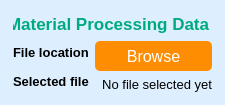
       <widget class="QFrame" name="frame_4">
        <property name="styleSheet">
         <string notr="true">border :2px solid;
border-color: rgb(221, 239, 255);
background-color: rgb(221, 239, 255);
border-radius: 15px;</string>
        </property>
        <property name="frameShape">
         <enum>QFrame::StyledPanel</enum>
        </property>
        <property name="frameShadow">
         <enum>QFrame::Raised</enum>
        </property>
        <layout class="QGridLayout" name="gridLayout_3">
         <item row="0" column="0">
          <widget class="QLineEdit" name="lineEdit_4">
           <property name="font">
            <font>
             <family>MS Shell Dlg 2</family>
             <pointsize>13</pointsize>
             <weight>75</weight>
             <italic>false</italic>
             <bold>true</bold>
            </font>
           </property>
           <property name="styleSheet">
            <string notr="true">color: rgb(0, 170, 127);
border :0px solid;
border-color: rgb(255, 255, 255);
background-color: rgb(221, 239, 255);</string>
           </property>
           <property name="text">
            <string>Material Processing Data</string>
           </property>
          </widget>
         </item>
         <item row="1" column="0">
          <layout class="QHBoxLayout" name="horizontalLayout_4">
           <item>
            <layout class="QVBoxLayout" name="verticalLayout_11">
             <item>
              <widget class="QLabel" name="label_17">
               <property name="font">
                <font>
                 <pointsize>10</pointsize>
                 <weight>75</weight>
                 <bold>true</bold>
                </font>
               </property>
               <property name="styleSheet">
                <string notr="true">border :0px solid;
border-color: rgb(255, 255, 255);
background-color: rgb(221, 239, 255);</string>
               </property>
               <property name="text">
                <string>File location</string>
               </property>
              </widget>
             </item>
             <item>
              <widget class="QLabel" name="label_18">
               <property name="font">
                <font>
                 <pointsize>10</pointsize>
                 <weight>75</weight>
                 <bold>true</bold>
                </font>
               </property>
               <property name="styleSheet">
                <string notr="true">border :0px solid;
border-color: rgb(255, 255, 255);
background-color: rgb(221, 239, 255);</string>
               </property>
               <property name="text">
                <string>Selected file</string>
               </property>
              </widget>
             </item>
            </layout>
           </item>
           <item>
            <layout class="QVBoxLayout" name="verticalLayout_6">
             <item>
              <widget class="QPushButton" name="browse_btn">
               <property name="minimumSize">
                <size>
                 <width>0</width>
                 <height>30</height>
                </size>
               </property>
               <property name="font">
                <font>
                 <family>Arial</family>
                 <pointsize>12</pointsize>
                 <weight>9</weight>
                 <italic>false</italic>
                 <bold>false</bold>
                </font>
               </property>
               <property name="styleSheet">
                <string notr="true">color: rgb(255, 255, 255);
font: 75 12pt &quot;Arial&quot;;
border :0px solid;
border-color: rgb(255, 255, 255);
background-color: rgb(255, 141, 2);
border-radius: 5px;
</string>
               </property>
               <property name="text">
                <string>Browse</string>
               </property>
              </widget>
             </item>
             <item>
              <widget class="QLabel" name="selected_file_box">
               <property name="font">
                <font>
                 <pointsize>10</pointsize>
                </font>
               </property>
               <property name="styleSheet">
                <string notr="true">color: rgb(0, 0, 0);
border :0px solid;
border-color: rgb(255, 255, 255);
background-color: rgb(221, 239, 255);</string>
               </property>
               <property name="text">
                <string>  No file selected yet</string>
               </property>
               <property name="wordWrap">
                <bool>false</bool>
               </property>
              </widget>
             </item>
            </layout>
           </item>
          </layout>
         </item>
        </layout>
       </widget>
